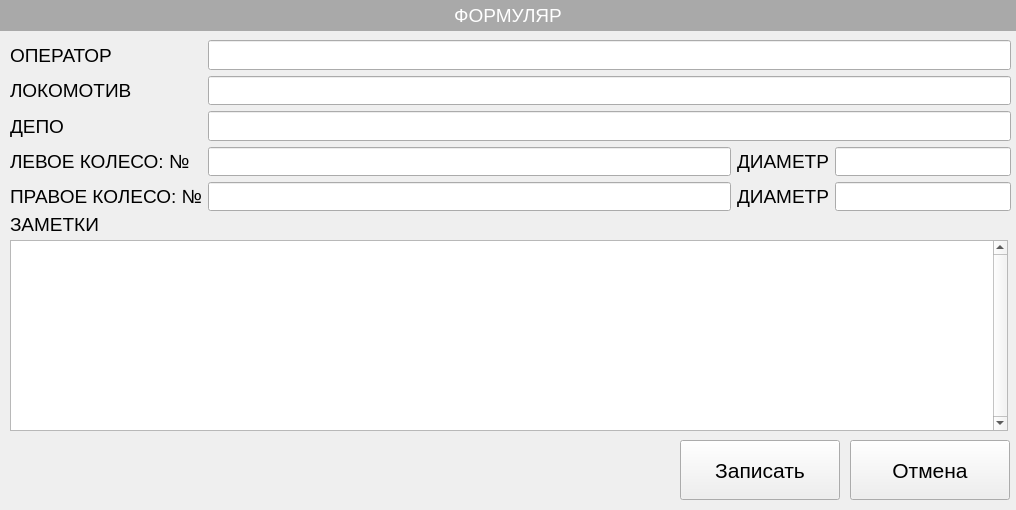
<?xml version="1.0" encoding="UTF-8"?>
<ui version="4.0">
 <class>FormularForm</class>
 <widget class="QWidget" name="FormularForm">
  <property name="geometry">
   <rect>
    <x>0</x>
    <y>0</y>
    <width>1016</width>
    <height>510</height>
   </rect>
  </property>
  <property name="font">
   <font>
    <pointsize>14</pointsize>
   </font>
  </property>
  <property name="windowTitle">
   <string>Form</string>
  </property>
  <widget class="QPushButton" name="boSave">
   <property name="geometry">
    <rect>
     <x>680</x>
     <y>440</y>
     <width>160</width>
     <height>60</height>
    </rect>
   </property>
   <property name="font">
    <font>
     <pointsize>16</pointsize>
    </font>
   </property>
   <property name="focusPolicy">
    <enum>Qt::NoFocus</enum>
   </property>
   <property name="styleSheet">
    <string notr="true"/>
   </property>
   <property name="text">
    <string>Записать</string>
   </property>
   <property name="flat">
    <bool>false</bool>
   </property>
  </widget>
  <widget class="QPushButton" name="bnCancel">
   <property name="geometry">
    <rect>
     <x>850</x>
     <y>440</y>
     <width>160</width>
     <height>60</height>
    </rect>
   </property>
   <property name="font">
    <font>
     <pointsize>16</pointsize>
    </font>
   </property>
   <property name="focusPolicy">
    <enum>Qt::NoFocus</enum>
   </property>
   <property name="styleSheet">
    <string notr="true"/>
   </property>
   <property name="text">
    <string>Отмена</string>
   </property>
   <property name="flat">
    <bool>false</bool>
   </property>
  </widget>
  <widget class="QLabel" name="label_6">
   <property name="geometry">
    <rect>
     <x>10</x>
     <y>210</y>
     <width>185</width>
     <height>29</height>
    </rect>
   </property>
   <property name="text">
    <string>ЗАМЕТКИ</string>
   </property>
  </widget>
  <widget class="QLabel" name="label_7">
   <property name="geometry">
    <rect>
     <x>0</x>
     <y>0</y>
     <width>1016</width>
     <height>31</height>
    </rect>
   </property>
   <property name="styleSheet">
    <string notr="true">color: white;
background-color:darkgray;</string>
   </property>
   <property name="text">
    <string>ФОРМУЛЯР</string>
   </property>
   <property name="textFormat">
    <enum>Qt::PlainText</enum>
   </property>
   <property name="alignment">
    <set>Qt::AlignCenter</set>
   </property>
  </widget>
  <widget class="QPlainTextEdit" name="eNotes">
   <property name="geometry">
    <rect>
     <x>10</x>
     <y>240</y>
     <width>998</width>
     <height>191</height>
    </rect>
   </property>
   <property name="verticalScrollBarPolicy">
    <enum>Qt::ScrollBarAlwaysOn</enum>
   </property>
   <property name="undoRedoEnabled">
    <bool>true</bool>
   </property>
   <property name="lineWrapMode">
    <enum>QPlainTextEdit::NoWrap</enum>
   </property>
   <property name="textInteractionFlags">
    <set>Qt::TextEditable</set>
   </property>
  </widget>
  <widget class="QWidget" name="">
   <property name="geometry">
    <rect>
     <x>10</x>
     <y>40</y>
     <width>1001</width>
     <height>171</height>
    </rect>
   </property>
   <layout class="QGridLayout" name="gridLayout" columnstretch="0,10,0,0">
    <item row="0" column="0">
     <widget class="QLabel" name="label">
      <property name="text">
       <string>ОПЕРАТОР</string>
      </property>
     </widget>
    </item>
    <item row="0" column="1" colspan="3">
     <widget class="QLineEdit" name="eOperator"/>
    </item>
    <item row="1" column="0">
     <widget class="QLabel" name="label_2">
      <property name="text">
       <string>ЛОКОМОТИВ</string>
      </property>
     </widget>
    </item>
    <item row="1" column="1" colspan="3">
     <widget class="QLineEdit" name="eLocomotive"/>
    </item>
    <item row="2" column="0">
     <widget class="QLabel" name="label_3">
      <property name="text">
       <string>ДЕПО</string>
      </property>
     </widget>
    </item>
    <item row="2" column="1" colspan="3">
     <widget class="QLineEdit" name="eDepot"/>
    </item>
    <item row="3" column="0">
     <widget class="QLabel" name="label_4">
      <property name="text">
       <string>ЛЕВОЕ КОЛЕСО: №</string>
      </property>
     </widget>
    </item>
    <item row="3" column="1">
     <widget class="QLineEdit" name="eLeftWheelN"/>
    </item>
    <item row="3" column="2">
     <widget class="QLabel" name="label_8">
      <property name="text">
       <string>ДИАМЕТР</string>
      </property>
     </widget>
    </item>
    <item row="3" column="3">
     <widget class="QLineEdit" name="eLeftWheelD">
      <property name="inputMethodHints">
       <set>Qt::ImhFormattedNumbersOnly</set>
      </property>
      <property name="alignment">
       <set>Qt::AlignLeading|Qt::AlignLeft|Qt::AlignTop</set>
      </property>
     </widget>
    </item>
    <item row="4" column="0">
     <widget class="QLabel" name="label_5">
      <property name="text">
       <string>ПРАВОЕ КОЛЕСО: №</string>
      </property>
     </widget>
    </item>
    <item row="4" column="1">
     <widget class="QLineEdit" name="eRightWheelN">
      <property name="alignment">
       <set>Qt::AlignLeading|Qt::AlignLeft|Qt::AlignTop</set>
      </property>
     </widget>
    </item>
    <item row="4" column="2">
     <widget class="QLabel" name="label_9">
      <property name="text">
       <string>ДИАМЕТР</string>
      </property>
     </widget>
    </item>
    <item row="4" column="3">
     <widget class="QLineEdit" name="eRightWheelD">
      <property name="inputMethodHints">
       <set>Qt::ImhFormattedNumbersOnly</set>
      </property>
      <property name="alignment">
       <set>Qt::AlignLeading|Qt::AlignLeft|Qt::AlignTop</set>
      </property>
     </widget>
    </item>
   </layout>
  </widget>
 </widget>
 <resources/>
 <connections/>
</ui>
